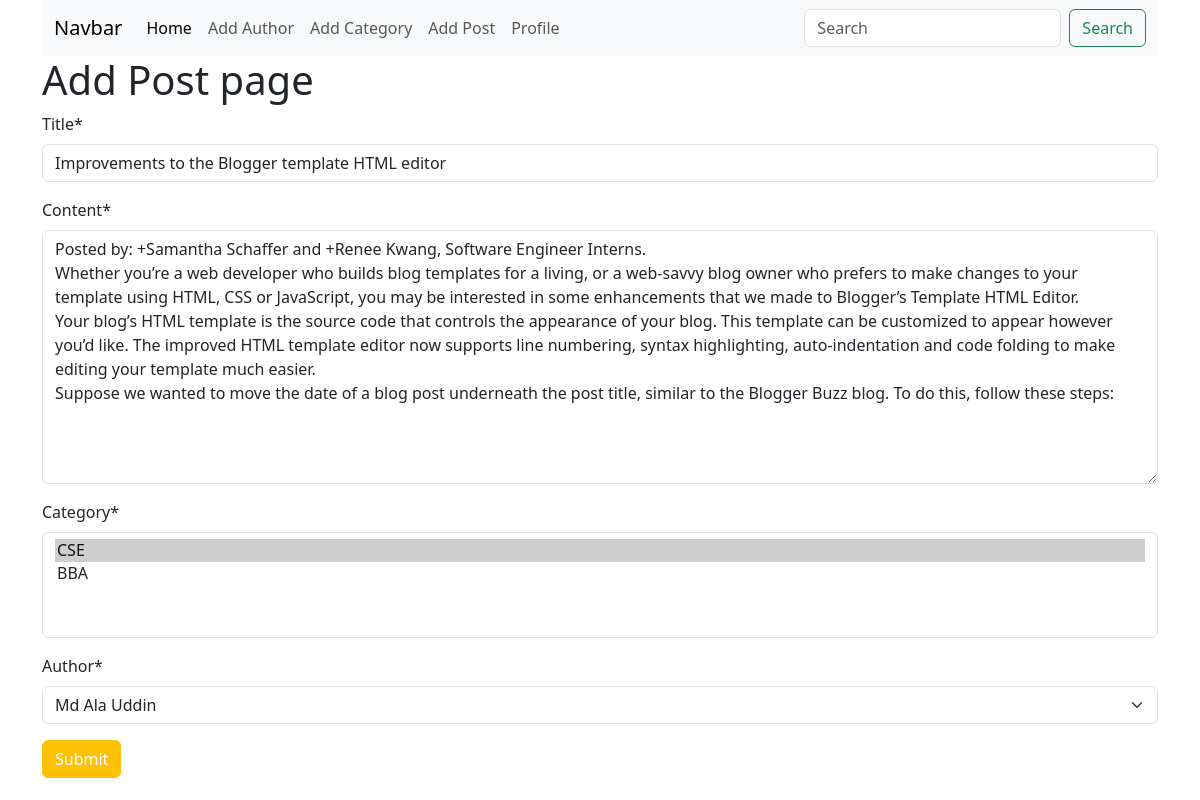
Page /post/edit/6 on the committed database.
### posts/models.py (models this page shows, shortened)
class Post(models.Model):
    title = models.CharField(max_length=50)
    content = models.TextField()
    category = models.ManyToManyField(Category) #akta post multiple categorir moddhy takty pary abr akta categorir moddhy multiple post takty pary
    author = models.ForeignKey(Author, on_delete=models.CASCADE)

### posts/views.py (the view, shortened to what this page needs)
# urls.py: path('edit/<int:id>',views.edit_post, name='edit_post'),
def edit_post(request,id):
    post = models.Post.objects.get(pk=id)
    post_form = forms.PostForm(instance=post)
    print(post.title)
    return render(request, 'post.html',{'form':post_form})

### posts/forms.py
class PostForm(forms.ModelForm):
    class Meta:
        model = Post
        fields = '__all__'

### author/models.py (called while the page is built)
    def __str__(self):
        return self.name

### categories/models.py (called while the page is built)
    def __str__(self):
        return self.name

### posts/templates/post.html (shortened to what this page needs)
{% extends "base.html" %} {% block content %} {% load static %} {% load crispy_forms_tags %}
<form method="POST" enctype="multipart/form-data">
    <h1>Add Post page</h1>
    {{ form | crispy }}
    <button type="submit" class="btn btn-warning text-white">Submit</button>
</form>
{% endblock %}

### rows in the picture
Post: title "Improvements to the Blogger template HTML editor", content "Posted by: +Samantha Schaffer and +Renee Kwang, Software Engineer Interns. Whether you’re a web developer who builds blog templates for a living, or a web-savvy blog owner who prefers to make changes to your template using HTML, CSS or JavaScript, you may be interested in some enhancements that we made to Blogger’s Template HTML Editor. Your blog’s HTML template is the source code that controls the appearance of your blog. This template can be customized to appear however you’d like. The improved HTML template editor now supports line numbering, syntax highlighting, auto-indentation and code folding to make editing your template much easier. Suppose we wanted to move the date of a blog post…", author "Md Ala Uddin"
